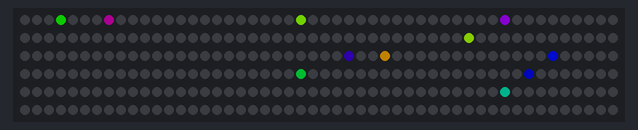
The sketch below on a simulated Arduino Uno, built with avr-gcc and run on an emulated ATmega328P. Shown: 300 RGB LEDs in strip order, left to right, continuing on the next row. Dim RGB values are drawn brighter than linear; colours are those a GRB WS2812 strip shows for the declared byte order; random numbers use the default seed unless the sketch sets one.

Above: at 0.5 s.
At 3.03 s:
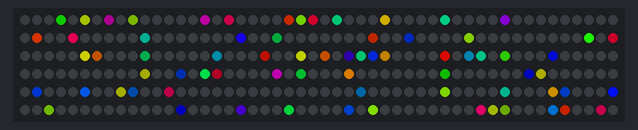
At 9.68 s:
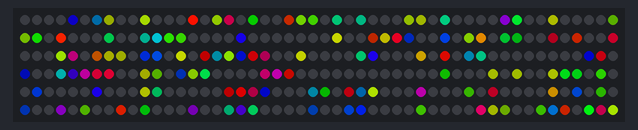
At 16.23 s:
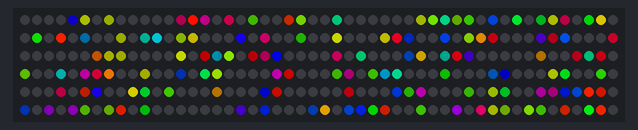
At 30.03 s:
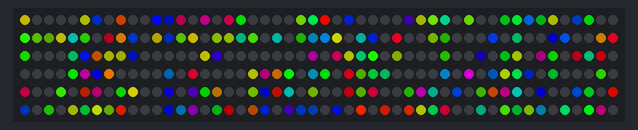
At 39.15 s:
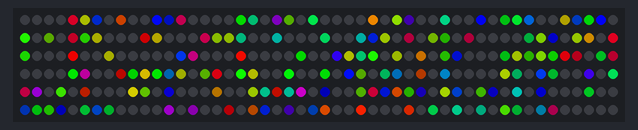

The sketch:

xmas-dots.ino
```cpp
#include <FastLED.h>

//#define DEBUG

// How many leds in your strip?
#define NUM_LEDS 300

// For led chips like Neopixels, which have a data line, ground, and power, you just
// need to define DATA_PIN.  For led chipsets that are SPI based (four wires - data, clock,
// ground, and power), like the LPD8806, define both DATA_PIN and CLOCK_PIN
#define DATA_PIN 3

// Define the array of leds
CRGB leds[NUM_LEDS];

void setup() {
  #ifdef DEBUG
  Serial.begin(57600);
  #endif
  LEDS.addLeds<WS2812B,DATA_PIN,RGB>(leds,NUM_LEDS);
  Serial.println("booted");
  clearStrip();
}

void fadeall() { for(int i = 0; i < NUM_LEDS; i++) { leds[i].nscale8(250); } }

void loop() {
  int ledIndex = random(300);
  int hue = random8();

  bool isLid = (leds[ledIndex].r != 0 || leds[ledIndex].g != 0 || leds[ledIndex].b != 0);

  // show a new star?
  if (isLid) {
    lightDownOneStar(ledIndex, random(100,200));
  } else {
    lightUpOneStar(ledIndex, random(100,200));
  }
}

void clearStrip() {
  for (int ledIndex = 0; ledIndex < NUM_LEDS; ledIndex++) {
    leds[ledIndex] = CRGB::Black;
  }

  LEDS.show();
}

void fillStrip() {
  for (int ledIndex = 0; ledIndex < NUM_LEDS; ledIndex++) {
    leds[ledIndex] = CHSV(random8(), 255, 255);
  }

  LEDS.show();
}

void fillRandomStrip() {
  for (int ledIndex = 0; ledIndex < NUM_LEDS; ledIndex++) {
    if (random(2) < 1) {
      leds[ledIndex] = CHSV(random8(), 255, 255);
    } else {
      leds[ledIndex] = CRGB::Black;
    }
  }

  LEDS.show();
}

void lightUpOneStar(int ledIndex, int brightStep) {
  #ifdef DEBUG
  Serial.print("lightUpOneStar" + String(ledIndex) + " hue:" + String(hue) + " speed:" + String(brightStep));
  #endif

  int hue = random8();
  for (int bright = 0; bright < 256; bright+=brightStep) {
    leds[ledIndex] = CHSV(hue, 255, bright);
    LEDS.show();
  }
  Serial.println();
}

void lightDownOneStar(int ledIndex, int brightStep) {
  #ifdef DEBUG
  Serial.print("lightDownOneStar" + String(ledIndex) + " speed:" + String(brightStep));
  #endif

  for (int bright = 256; bright > 0; bright-=brightStep) {
    leds[ledIndex].fadeToBlackBy(brightStep);
    LEDS.show();
  }

  leds[ledIndex] = CRGB::Black;
  LEDS.show();
  Serial.println();
}
```
